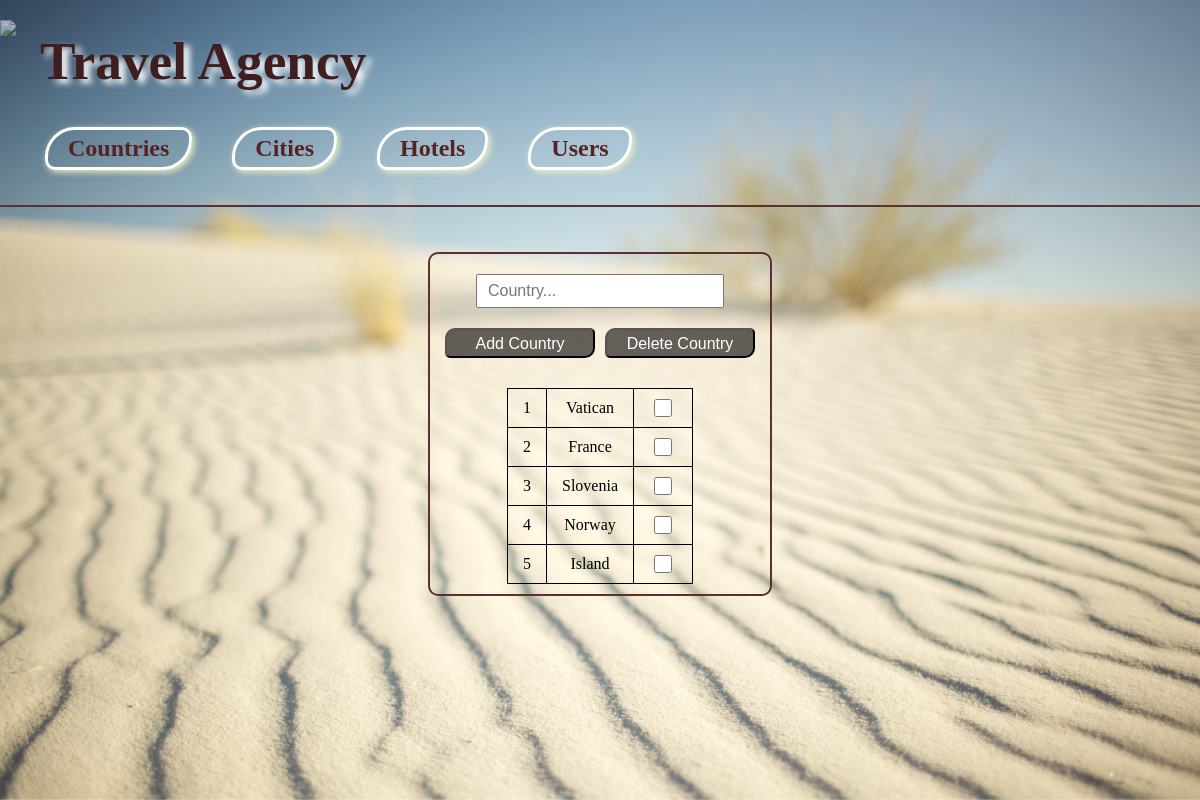
The page /adminPanel.php?menu=1 on the database its author committed.
### tables this page shows
CREATE TABLE `countries` (
  `id` int(11) NOT NULL,
  `country` varchar(64) DEFAULT NULL
);

### pages/fcountries.php (the view, shortened to what this page needs)
<?php
	$res = mysql_query("select * from countries");
	echo '<form class="admin country" action="adminPanel.php?menu=1" method="post">';
	echo '<input type="text" name="countryname" placeholder="Country...">';
	echo '<input type="submit" name="addcountry" value="Add Country"
			class="btn btn-success">';
	echo '<input type="submit" name="delcountry" value="Delete Country"
			class="btn btn-danger">';
			echo '<table class="table table-striped">';
		while($row = mysql_fetch_array($res)){
			echo '<tr>';
			echo '<td>'.$row[0].'</td>';
			echo '<td>'.$row[1].'</td>';
			echo '<td><input type="checkbox" name="cb'.$row[0].'"></td>';
			echo '</tr>';
		}
	echo '</table>';
	echo '</form>';
?>

### css/style.css (style rules this page uses)
* { padding: 0; margin: 0; }
body { height: 100%; }
.btn { width: 80px; height: 40px; background: rgba(0, 0, 0, 0.6); color: white; font-size: 16px; text-align: center; line-height: 40px; border-radius: 10px; }
.main form { display: flex; flex-wrap: wrap; align-items: baseline; align-content: flex-end; flex-shrink: 1; justify-content: space-around; width: 60%; margin: 40px auto; padding: 10px; border-radius: 10px; border: 2px solid #5B3030; }
.main input { width: 35%; height: 20px; float: right; margin: 10px 5px; padding: 5px 10px; font-size: 16px; }
.main input[type=submit], .main input[type=reset] { width: 40%; height: 30px; font-size: 18px; padding: 5px 10px; border-radius: 10px 5px; outline: none; }
table { margin: 0 auto; margin-top: 20px; border-collapse: collapse; }
td { border: 1px solid black; text-align: center; padding: 0 15px; }
.admin input[type=submit] { width: 150px; height: 30px; font-size: 16px; line-height: 18px; }
.admin select, .admin input[type=text] { height: 20px; width: 35%; float: left; }
.main input[type=checkbox] { width: 18px; height: 18px; }
.main .city, .main .country { width: 320px; }
.main .country input[type=text] { width: 70%; }

### rows shown on the page
countries: id "1", country "Vatican"
countries: id "2", country "France"
countries: id "3", country "Slovenia"
countries: id "4", country "Norway"
countries: id "5", country "Island"
